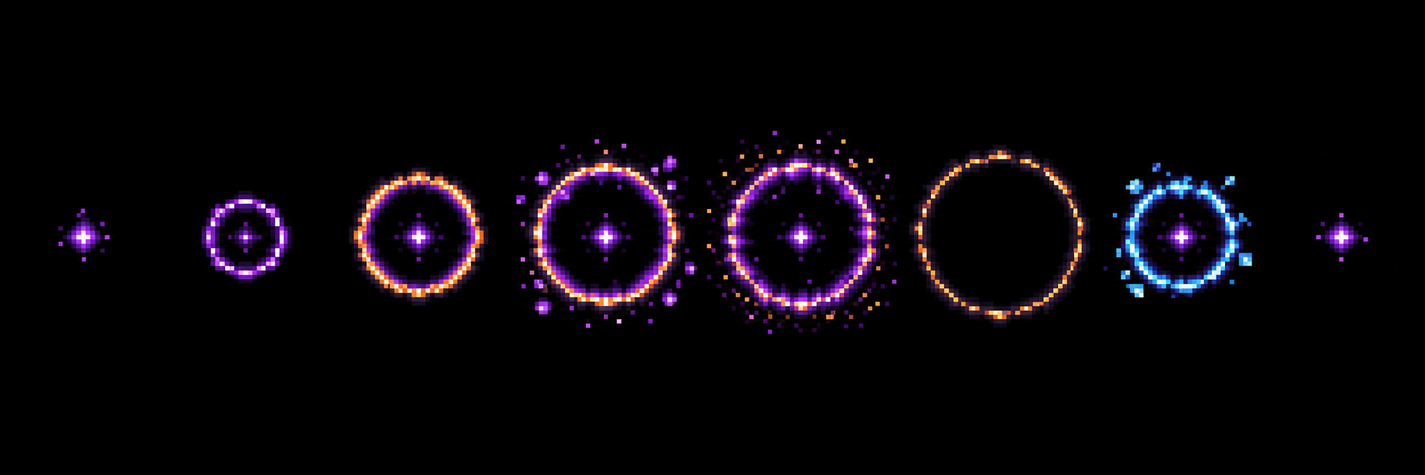
#> input picture assets/time-archive/sources/reset-wave-raw-black.png, 1425 x 475 px, shrunk from 2172 x 724 before the run, found by its file name
$ python prepare-time-archive-assets.py
#> lines starting #> are read from the running program, lines starting #| are printed output that depends on the picture
#!/usr/bin/env python3
"""Prepare generated time-archive art for the game's existing sprite contracts."""

from __future__ import annotations

import argparse
from pathlib import Path

from PIL import Image


def alpha_from_black(source: Path, destination: Path) -> None:
    image = Image.open(source).convert("RGB")
#> image is the input picture: PIL image 1425x475 RGB; mean R, G, B 9.3, 5.6, 10.1
    pixels = []
    pixel_data = image.get_flattened_data() if hasattr(image, "get_flattened_data") else image.getdata()
    for red, green, blue in pixel_data:
        alpha = max(red, green, blue)
        if alpha <= 4:
            pixels.append((0, 0, 0, 0))
            continue
        scale = 255 / alpha
        pixels.append(
            (
                min(255, round(red * scale)),
                min(255, round(green * scale)),
                min(255, round(blue * scale)),
                alpha,
            )
        )
#> this loop made 676875 passes
#> (red, green, blue, alpha) on passes 1 to 3: (0, 0, 0, 0), (0, 0, 0, 0), (0, 0, 0, 0)
#> after the loop, pixels = 676875 items
    output = Image.new("RGBA", image.size, (0, 0, 0, 0))
#> output: PIL image 1425x475 RGBA; every value is 0
    output.putdata(pixels)
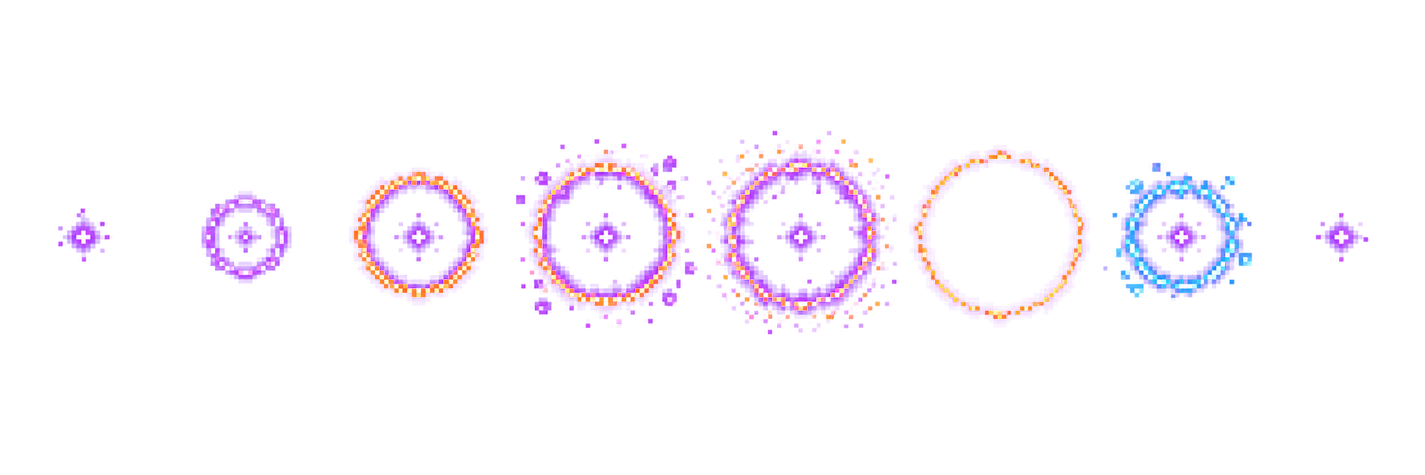
#> output: PIL image 1425x475 RGBA; mean R, G, B, A 19.8, 10.5, 24.4, 12; transparent parts drawn white
    output.save(destination)


def load_frames(directory: Path) -> list[Image.Image]:
    paths = sorted(directory.glob("[0-9][0-9].png"))
    if not paths:
        raise SystemExit(f"No normalized frames found in {directory}")
    return [Image.open(path).convert("RGBA") for path in paths]


def pack_row(frames: list[Image.Image], destination: Path) -> None:
    width = frames[0].width
    height = frames[0].height
    if any(frame.size != (width, height) for frame in frames):
        raise SystemExit(f"Frame sizes differ while packing {destination}")
    sheet = Image.new("RGBA", (width * len(frames), height), (0, 0, 0, 0))
    for index, frame in enumerate(frames):
        sheet.alpha_composite(frame, (index * width, 0))
    sheet.save(destination)


def pack_agent_sheet(frames: list[Image.Image], destination: Path) -> None:
    if len(frames) != 11:
        raise SystemExit(f"Expected 11 M-90 source frames, got {len(frames)}")

    sheet = Image.new("RGBA", (96 * 8, 96 * 2), (0, 0, 0, 0))

    # Existing NPC contract: source crop x=30, y=18, w=36, h=62.
    # The 62px normalized frame is centered in the 96px slot and bottom-aligned
    # to that crop, preserving the current 24x40 in-game draw ratio.
    def place(frame: Image.Image, column: int, row: int) -> None:
        sheet.alpha_composite(frame, (column * 96 + 17, row * 96 + 18))

    for column, frame in enumerate(frames[:4]):
        place(frame, column, 0)

    walk_frames = [*frames[4:], frames[4]]
    for column, frame in enumerate(walk_frames):
        place(frame, column, 1)

    sheet.save(destination)


def export_office(source: Path, destination: Path) -> None:
    image = Image.open(source).convert("RGB")
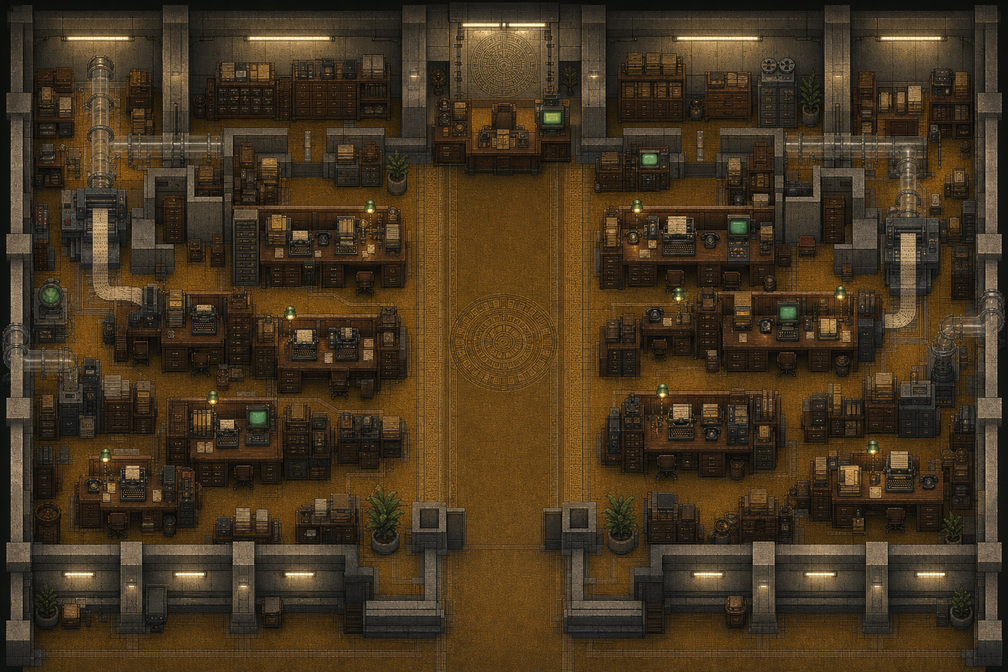
#> input picture assets/time-archive/sources/chronicle-office-raw.png, 1008 x 672 px, shrunk from 1536 x 1024 before the run, found by its file name
#> image is the input picture: PIL image 1008x672 RGB; mean R, G, B 69.3, 53.3, 31.9
    image.save(destination, "WEBP", lossless=True, method=6)


def parse_args() -> argparse.Namespace:
    parser = argparse.ArgumentParser()
    parser.add_argument("--root", type=Path, default=Path.cwd())
    parser.add_argument("--sources-only", action="store_true")
    return parser.parse_args()


def main() -> None:
    args = parse_args()
    root = args.root.resolve()
    base = root / "assets" / "time-archive"

    alpha_from_black(
        base / "sources" / "reset-wave-raw-black.png",
        base / "effects" / "reset-wave-alpha-source.png",
    )
    export_office(
        base / "sources" / "chronicle-office-raw.png",
        base / "environment" / "chronicle-office.webp",
    )

    if args.sources_only:
        return

    agent_root = base / "characters" / "agent-m90"
    for direction in ("down", "left", "up", "downleft", "upleft"):
        pack_agent_sheet(
            load_frames(agent_root / f"frames-{direction}"),
            agent_root / f"{direction}.png",
        )

    portal_frames = load_frames(base / "environment" / "chronicle-door-frames")
    prop_frames = load_frames(base / "props" / "frames")
    reset_frames = load_frames(base / "effects" / "reset-wave-frames")
    pack_row(portal_frames, base / "environment" / "chronicle-door-sheet.png")
    pack_row(prop_frames, base / "props" / "archive-tools-sheet.png")
    pack_row(reset_frames, base / "effects" / "reset-wave-sheet.png")


if __name__ == "__main__":
#> (the run stopped early here; a loop or call above may not have finished)
